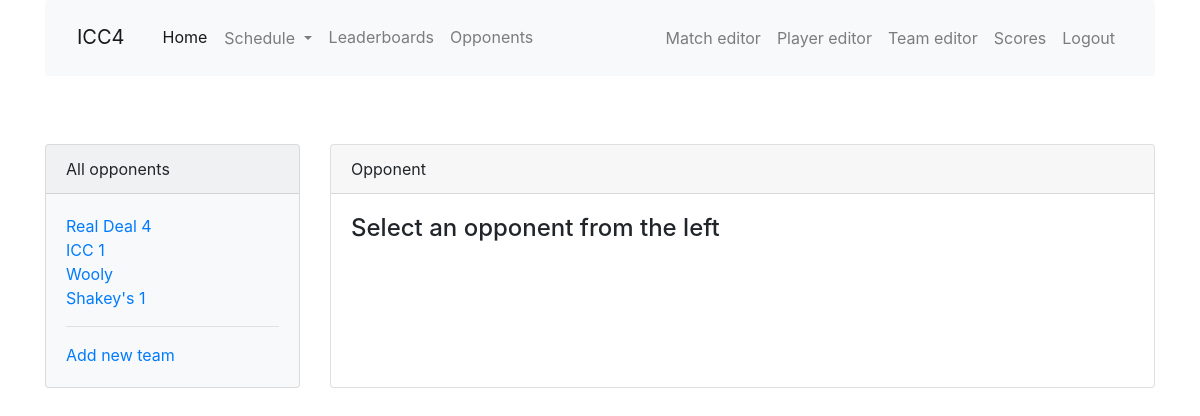
The app's page /opponent with its own data.
### app/models.py (models this page shows, shortened)
class Team(db.Model):
    id = db.Column(db.Integer, primary_key=True)
    name = db.Column(db.String(64), index=True, unique=True)
    home_location = db.Column(db.String(64), index=True)
    address = db.Column(db.String(128), index=True)
    matches = db.relationship('Match', back_populates='opponent', lazy='dynamic')

### app/main/routes.py (the view)
@bp.route('/opponent',  methods=['GET', 'POST'], defaults={'id': None})
@bp.route('/opponent/<id>',  methods=['GET', 'POST'])
def opponent(id):
    opponent = Team.query.filter_by(id=id).first()
    matches = Match.query.filter_by(opponent=opponent).order_by(Match.date).all()
    all_teams = Team.query.all()
    return render_template('opponent.html', opponent=opponent, all_teams=all_teams, matches=matches)

### app/templates/opponent.html (shortened to what this page needs)
{% extends "base.html" %}
{% import 'bootstrap/wtf.html' as wtf %}
{% block app_content %}
<div class="row">
  <div class="col-md-3">
    <div class="card h-100 bg-light">
      <div class="card-header">All opponents</div>
      <div class="card-body">
        <ul class="list-unstyled">
        {% for team in all_teams %}
          <li>
            <a href="{{ url_for('main.opponent', id=team.id) }}">{{ team.name }}</a>
          </li>
        {% endfor %}
        </ul>
        <hr>
        <a href="{{ url_for('main.team_edit') }}">Add new team</a>
      </div>
    </div>
  </div>
  <div class="col-md-9">
    <div class="card h-100">
      <div class="card-header">Opponent</div>
      <div class="card-body">
        {% if opponent %}
        <h4 class="card-title">{{ opponent.name }}</h4>
        <h6 class="card-subtitle mb-2 text-muted">Playing out of {{ opponent.home_location }}</h6>
          <table class="table table-hover">
          {% for match in matches %}
            {% include '_match.html' %}
          {% endfor %}
          </table>
        {% else %}
        <h4 class="card-title">Select an opponent from the left</h4>
        {% endif %}
      </div>
    </div>
  </div>
</div>
{% endblock %}

### app/static/css/main.css (style rules this page uses)
html { font-size: 100%; }

### records on screen
Team: name "Real Deal 4"
Team: name "ICC 1"
Team: name "Wooly"
Team: name "Shakey's 1"
